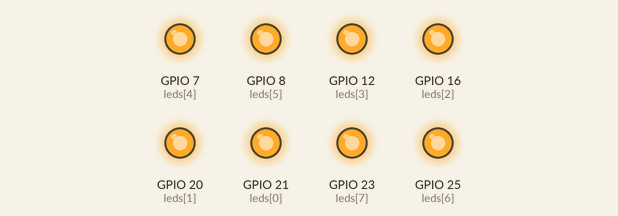
A program run on a simulated Raspberry Pi (BCM pin numbers). Parts: output pins drawn as LEDs (lit = HIGH). What the program prints to the terminal is not drawn.

Above: at 0.5 s.
At 1.5 s:
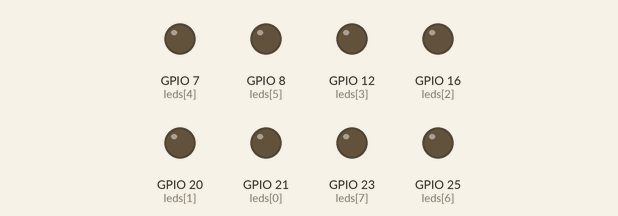
At 5.5 s:
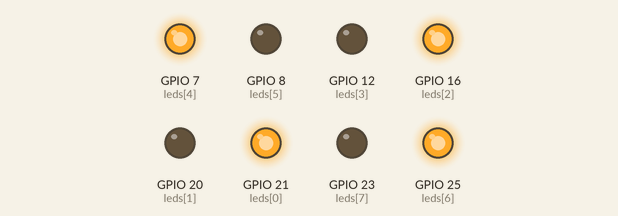
Timing chart, 0 to 6.9 s (numbered marks = the images above):
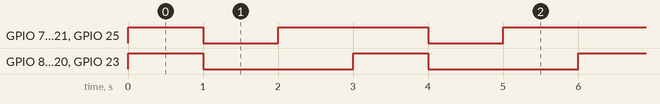

Measured:
- by itself, GPIO 7 (leds[4]), GPIO 16 (leds[2]), GPIO 21 (leds[0]), GPIO 25 (leds[6]): repeats every 3.0 s: LOW 1.0 s, HIGH 2.0 s
- by itself, GPIO 8 (leds[5]), GPIO 12 (leds[3]), GPIO 20 (leds[1]), GPIO 23 (leds[7]): alternates HIGH for 1.0 s and LOW for 2.0 s
- by itself, everything shown: repeats every 3.0 s, in 3 steps

The program:

gpiozero_LEDBoard.py
```python
#!/usr/bin/python3
from gpiozero import LEDBoard
from time import sleep

leds = LEDBoard(21, 20, 16, 12, 7, 8, 25, 23)
sleep_speed = 1

print("Press Crtl-C to stop the program.")
while True:
	try:
		leds.on()
		sleep(sleep_speed)
		leds.off()
		sleep(sleep_speed)
		leds.value = (1, 0, 1, 0, 1, 0, 1, 0)
		sleep(sleep_speed)
		leds.blink()
	except KeyboardInterrupt:
		print("Stopping program.\n")
		leds.close()
		exit()
```
